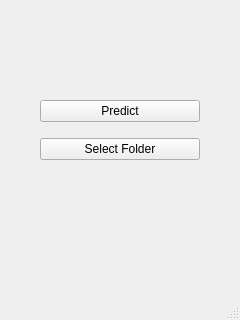
<?xml version="1.0" encoding="UTF-8"?>
<ui version="4.0">
 <class>MainWindow</class>
 <widget class="QMainWindow" name="MainWindow">
  <property name="geometry">
   <rect>
    <x>0</x>
    <y>0</y>
    <width>240</width>
    <height>320</height>
   </rect>
  </property>
  <property name="windowTitle">
   <string>MainWindow</string>
  </property>
  <widget class="QWidget" name="centralwidget">
   <widget class="QWidget" name="verticalLayoutWidget">
    <property name="geometry">
     <rect>
      <x>40</x>
      <y>90</y>
      <width>160</width>
      <height>80</height>
     </rect>
    </property>
    <layout class="QVBoxLayout" name="verticalLayout">
     <item>
      <widget class="QPushButton" name="pushButton_2">
       <property name="text">
        <string>Predict</string>
       </property>
      </widget>
     </item>
     <item>
      <widget class="QPushButton" name="pushButton">
       <property name="text">
        <string>Select Folder</string>
       </property>
      </widget>
     </item>
    </layout>
   </widget>
  </widget>
  <widget class="QMenuBar" name="menubar">
   <property name="geometry">
    <rect>
     <x>0</x>
     <y>0</y>
     <width>240</width>
     <height>20</height>
    </rect>
   </property>
  </widget>
  <widget class="QStatusBar" name="statusbar"/>
 </widget>
 <resources/>
 <connections/>
</ui>
